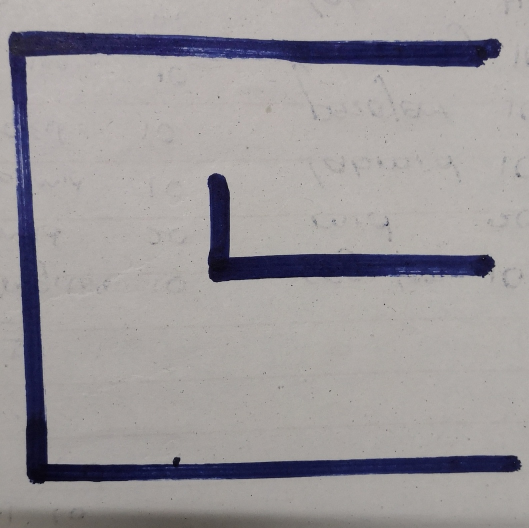
#> input picture codes/image4.jpeg, 1057 x 1056 px (shown at 1/2 size)
$ python lineDetection3.py
#> lines starting #> are read from the running program, lines starting #| are printed output that depends on the picture
import cv2
import numpy as np

# Load the image (replace 'your_image.jpg' with your image file)
image = cv2.imread('image4.jpeg')
#> image is the input picture: shape (1056, 1057, 3); mean B, G, R 153.9, 151.8, 155.7

# Convert the image to grayscale
gray_image = cv2.cvtColor(image, cv2.COLOR_BGR2GRAY)
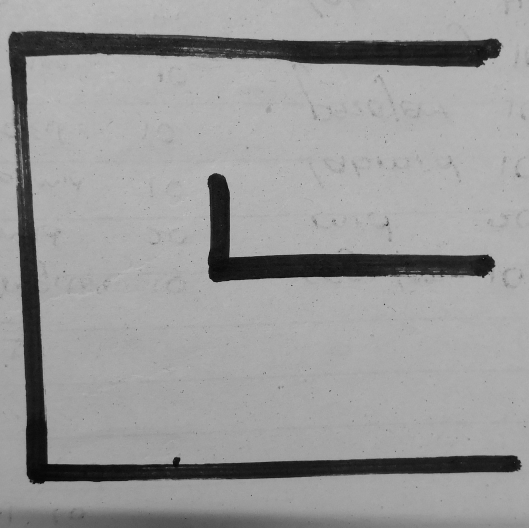
#> gray_image: shape (1056, 1057) (shown at 1/2 size); min 1, max 211, mean 153.2

# Define the size of the grid (10x10) and cell width
grid_size = 10
cell_width = gray_image.shape[1] // grid_size
#> cell_width = 105
cell_height = gray_image.shape[0] // grid_size
#> cell_height = 105

# Create an empty 10x10 array to store the results
result_array = np.zeros((grid_size, grid_size), dtype=int)


for y in range(grid_size):
    for x in range(grid_size):
        # Define the coordinates of the current grid cell
        x_start = x * cell_width
        y_start = y * cell_height
        x_end = x_start + cell_width
        y_end = y_start + cell_height

        # Calculate the sum of pixel values in the current grid cell
        cell_sum = np.sum(gray_image[y_start:y_end, x_start:x_end])

        # Check if the sum is greater than 2 million
        if cell_sum > 1500000:
            result_array[y, x] = 1

# [8 lines of commented-out code are left out]

print(result_array)
#| [[0 0 0 1 1 1 1 1 1 1]
#|  [0 1 1 1 1 1 1 1 1 1]
#|  [1 1 1 1 1 1 1 1 1 1]
#|  [1 1 1 1 1 1 1 1 1 1]
#|  [0 1 1 1 0 1 1 1 1 1]
#|  [0 1 1 1 0 0 0 1 1 1]
#|  [0 1 1 1 1 1 1 1 1 1]
#|  [0 1 1 1 1 1 1 1 1 1]
#|  [0 1 1 1 1 0 0 0 0 0]
#|  [0 0 0 0 0 1 1 1 1 1]]

$ run again, with codes/image3.jpeg copied over codes/image4.jpeg
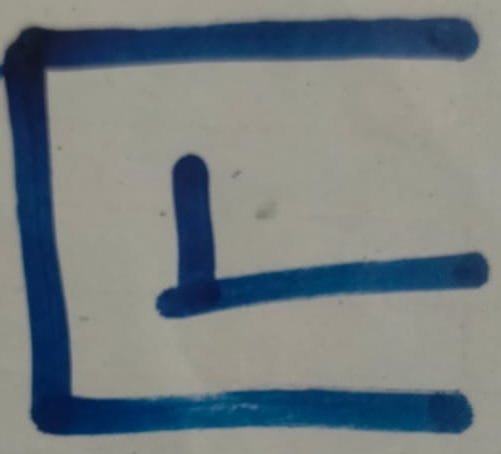
#> input picture codes/image3.jpeg, 501 x 454 px
#> image is the input picture: shape (454, 501, 3); mean B, G, R 127.6, 124.9, 116
#> `gray_image = cv2.cvtColor(image, cv2.COLOR_BGR2GRAY)`:
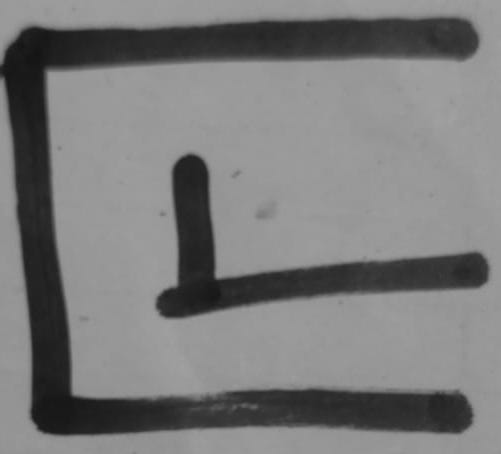
#> gray_image: shape (454, 501); min 19, max 161, mean 122.6
#| [[0 0 0 0 0 0 0 0 0 0]
#|  [0 0 0 0 0 0 0 0 0 0]
#|  [0 0 0 0 0 0 0 0 0 0]
#|  [0 0 0 0 0 0 0 0 0 0]
#|  [0 0 0 0 0 0 0 0 0 0]
#|  [0 0 0 0 0 0 0 0 0 0]
#> (further printed lines are left out)

$ run again, with codes/image.jpeg copied over codes/image4.jpeg
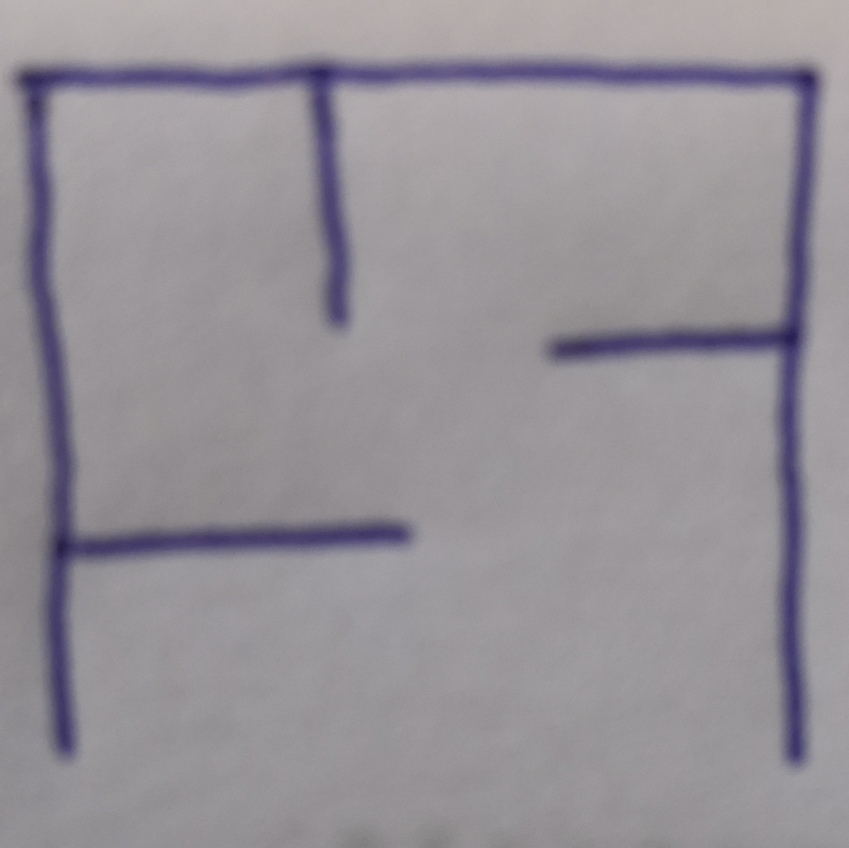
#> input picture codes/image.jpeg, 849 x 848 px
#> image is the input picture: shape (848, 849, 3); mean B, G, R 151.8, 145.6, 149.8
#> `gray_image = cv2.cvtColor(image, cv2.COLOR_BGR2GRAY)`:
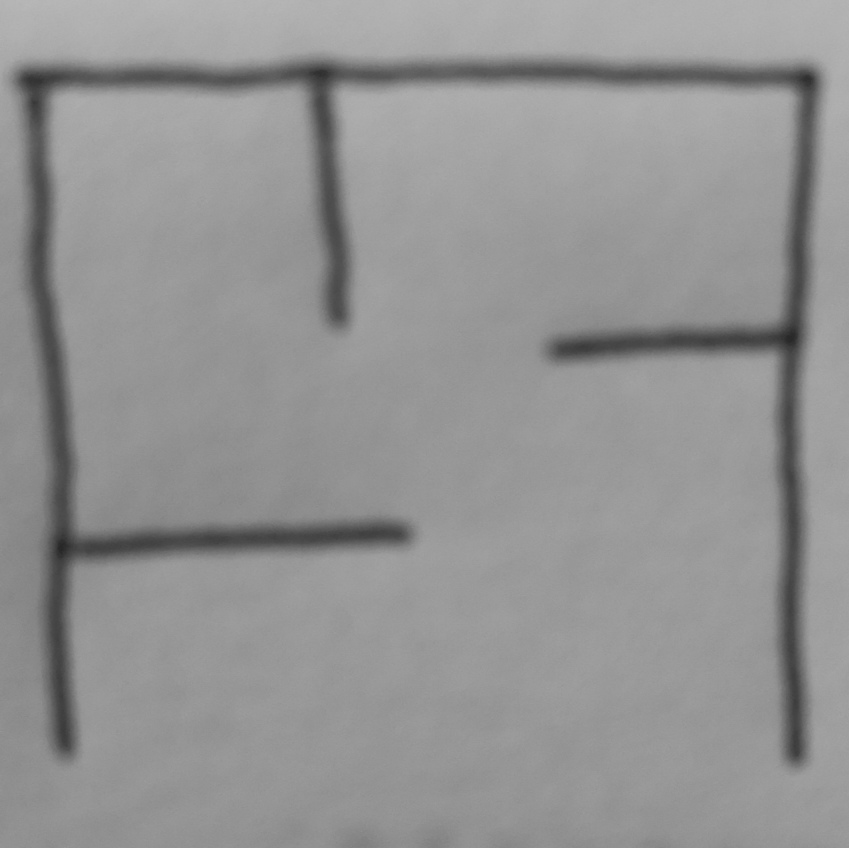
#> gray_image: shape (848, 849); min 38, max 184, mean 147.5
#| [[0 0 0 0 0 0 0 0 0 0]
#|  [0 0 0 0 0 0 0 0 0 0]
#|  [0 0 0 0 0 0 0 0 0 0]
#|  [0 0 0 0 0 0 0 0 0 0]
#|  [0 0 0 0 0 0 0 0 0 0]
#|  [0 0 0 0 0 0 0 0 0 0]
#> (further printed lines are left out)
